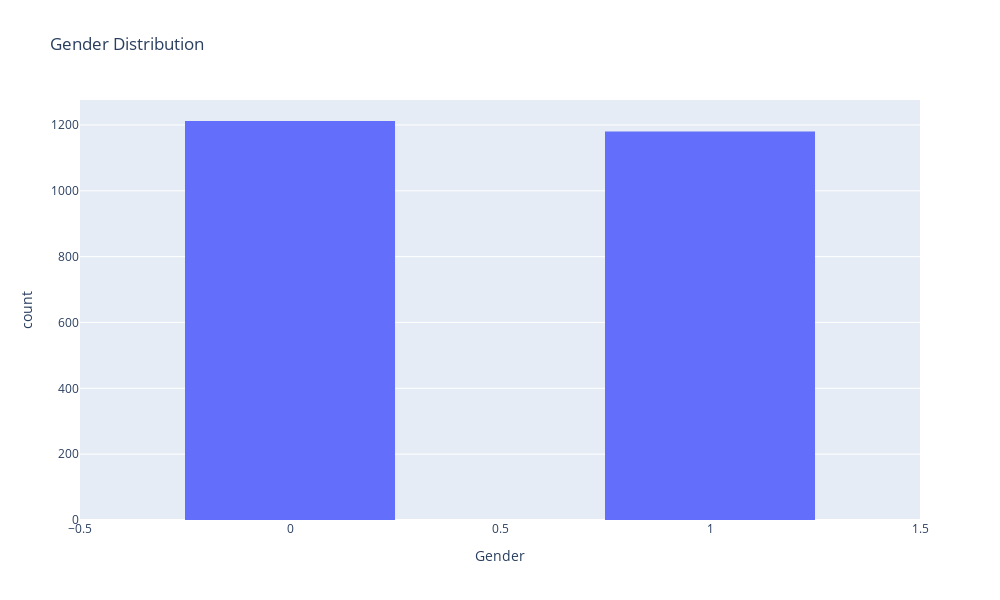

The cell this chart's notebook holds for it:
### Code cell
fig = px.histogram(df, x='Gender', nbins = 2, height=600,width=1000, title = 'Gender Distribution')
fig.update_layout(bargap=0.5)
fig.show()

### Figure 1 — Plotly figure (JSON) as saved in the notebook; plotly's stock layout.template omitted (floating-point values rounded to 4 significant figures; data arrays with more than 128 entries replaced by an {"elided": "..."} marker saying what was removed)
{"data": [{"alignmentgroup": "True", "bingroup": "x", "hovertemplate": "Gender=%{x}<br>count=%{y}<extra></extra>", "legendgroup": "", "marker": {"color": "#636efa", "pattern": {"shape": ""}}, "name": "", "nbinsx": 2, "offsetgroup": "", "orientation": "v", "showlegend": false, "type": "histogram", "x": {"elided": "2392 int values"}, "xaxis": "x", "yaxis": "y"}], "layout": {"bargap": 0.5, "barmode": "relative", "height": 600, "legend": {"tracegroupgap": 0}, "title": {"text": "Gender Distribution"}, "width": 1000, "xaxis": {"anchor": "y", "domain": [0, 1], "title": {"text": "Gender"}}, "yaxis": {"anchor": "x", "domain": [0, 1], "title": {"text": "count"}}}}
